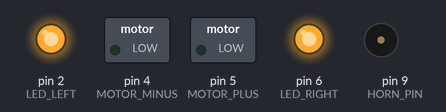
This sketch was run on a simulated Arduino Uno, built with avr-gcc and run on an emulated ATmega328P. Shown: switched loads named in the sketch (green lamp = pin HIGH), output pins drawn as LEDs (lit = HIGH), buzzer (waves = sounding, pin HIGH). What the sketch prints to the serial monitor is not drawn.

Above: at 0.1 s.
At 1.1 s:
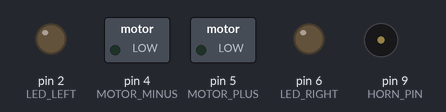
Timing chart, 0 to 2.6 s (numbered marks = the images above):
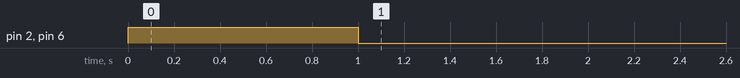

The sketch:

rc_car_ir.ino
```cpp
#include <IRLibAll.h>

//#define IR_INFO
#define JOYSTICK
//#define TANK

#define LEFT_UP_COMMAND     0x2FDD827
#define LEFT_DOWN_COMMAND   0x2FDF807
#define RIGHT_UP_COMMAND    0x2FD58A7
#define RIGHT_DOWN_COMMAND  0x2FD7887

#define LEFT_COMMAND        0x2FD7887
#define RIGHT_COMMAND       0x2FD58A7
#define FORWARD_COMMAND     0x2FDD827
#define BACKWARD_COMMAND    0x2FDF807
#define STOP_COMMAND        0x2FD847B
#define HORN_COMMAND        0x2FD08F7

#define IR_PIN      3
#define LED_LEFT    2
#define LED_RIGHT   6
#define MOTOR_PLUS  5
#define MOTOR_MINUS 4
#define HORN_PIN    9

#define MOTOR_LEFT  1
#define MOTOR_RIGHT 2

#define STEPS_COUNT 10

int speed_index = 0;
int angle_index = 0;

int left_index  = 0;
int right_index = 0;

IRrecv myReceiver(IR_PIN);
IRdecode myDecoder;

void setup()
{
    pinMode(LED_LEFT,    OUTPUT);
    pinMode(LED_RIGHT,   OUTPUT);
    pinMode(MOTOR_MINUS, OUTPUT);
    pinMode(MOTOR_PLUS,  OUTPUT);
    pinMode(HORN_PIN,    OUTPUT);

    Serial.begin(9600);
    myReceiver.enableIRIn();

    avari(1);
    back_motor_move(0);
    motor_move(MOTOR_LEFT,  0);
    motor_move(MOTOR_RIGHT, 0);

    delay(1000);
    avari(0);
}

void avari(int state) {
    digitalWrite(LED_LEFT,  state);
    digitalWrite(LED_RIGHT, state);
}

void motor_move(int motor, int speed)
{
    // ??
    if (speed > 0) {
        speed = map(speed, 0, STEPS_COUNT, 30, 255);
        Serial.write(0xfe);
        Serial.write(motor);
        Serial.write(0xf0);
        Serial.write(speed);
    }
    else if (speed < 0){
        speed = map(-speed, 0, STEPS_COUNT, 30, 255);
        Serial.write(0xfe);
        Serial.write(motor);
        Serial.write(0xba);
        Serial.write(speed);
    } else {
        speed = 0;
        Serial.write(0xfe);
        Serial.write(motor);
        Serial.write(0xf0);
        Serial.write(speed);
    }
}

void back_motor_move(int speed) {
    if (speed > 0) {
        digitalWrite(MOTOR_MINUS, 1);
        digitalWrite(MOTOR_PLUS, 0);
    } else if (speed < 0) {
        digitalWrite(MOTOR_MINUS, 0);
        digitalWrite(MOTOR_PLUS, 1);
    } else {
        digitalWrite(MOTOR_PLUS, 0);
        digitalWrite(MOTOR_MINUS, 0);
    }
}

void drive()
{
    back_motor_move(speed_index);
    if (speed_index < 0) {
        if (angle_index < 0) {
            motor_move(MOTOR_LEFT, speed_index - angle_index);
            motor_move(MOTOR_RIGHT, speed_index);
        } else {
            motor_move(MOTOR_LEFT, speed_index);
            motor_move(MOTOR_RIGHT, speed_index + angle_index);
        }
    } else if (speed_index > 0) {
        if (angle_index < 0) {
            motor_move(MOTOR_LEFT, speed_index + angle_index);
            motor_move(MOTOR_RIGHT, speed_index);
        } else {
            motor_move(MOTOR_LEFT, speed_index);
            motor_move(MOTOR_RIGHT, speed_index - angle_index);
        }
    } else {
        motor_move(MOTOR_LEFT, 0);
        motor_move(MOTOR_RIGHT, 0);
    }
}

void drive_tank() {
    motor_move(MOTOR_RIGHT, right_index);
    motor_move(MOTOR_LEFT, left_index);

    if (left_index != 0 || right_index != 0) {
        if (abs(left_index) < abs(right_index) && right_index < 0 || abs(left_index) > abs(right_index) && left_index < 0)
            back_motor_move(-1);
        else
            back_motor_move(1);
    } else {
        back_motor_move(0);
    }

}

#ifdef IR_INFO
void loop()
{
    if (myReceiver.getResults())
    {
        avari(1);
        myDecoder.decode();
        myDecoder.dumpResults(true);
        Serial.print(myDecoder.value, HEX);
        Serial.print("\n");
        myReceiver.enableIRIn();
    }
    delay(500);
    avari(0);
}
#endif

#ifdef JOYSTICK
void loop()
{
    if (myReceiver.getResults())
    {
        myDecoder.decode();
        switch (myDecoder.value) {
            case LEFT_COMMAND:
                avari(1);
                //digitalWrite(LED_LEFT, 1);
                if (angle_index > -STEPS_COUNT) {
                    angle_index--;
                    drive();
                }
                break;
            case RIGHT_COMMAND:
                //digitalWrite(LED_RIGHT, 1);
                avari(1);
                if (angle_index < STEPS_COUNT) {
                    angle_index++;
                    drive();
                }
                break;
            case FORWARD_COMMAND:
                avari(1);
                if (speed_index < STEPS_COUNT) {
                    speed_index++;
                    drive();
                }
                break;
            case BACKWARD_COMMAND:
                avari(1);
                if (speed_index > -STEPS_COUNT) {
                    speed_index--;
                    drive();
                }
                break;
            case STOP_COMMAND:
                avari(1);
                speed_index = 0;
                angle_index = 0;
                drive();
                break;
           case HORN_COMMAND:
                avari(1);
                analogWrite(HORN_PIN, 31);
                break;
        }
        myReceiver.enableIRIn();
    }
    delay(500);
    analogWrite(HORN_PIN, 0);
    avari(0);
}
#endif

#ifdef TANK
void loop()
{
    if (myReceiver.getResults())
    {
        myDecoder.decode();
        switch (myDecoder.value) {
            case LEFT_UP_COMMAND:
                avari(1);
                if (left_index < STEPS_COUNT) {
                    left_index++;
                    drive_tank();
                }
                break;
            case LEFT_DOWN_COMMAND:
                avari(1);
                if (left_index > -STEPS_COUNT) {
                    left_index--;
                    drive_tank();
                }
                break;
            case RIGHT_UP_COMMAND:
                avari(1);
                if (right_index < STEPS_COUNT) {
                    right_index++;
                    drive_tank();
                }
                break;
            case RIGHT_DOWN_COMMAND:
                avari(1);
                if (right_index > -STEPS_COUNT) {
                    right_index--;
                    drive_tank();
                }
                break;
            case STOP_COMMAND:
                avari(1);
                left_index = 0;
                right_index = 0;
                drive_tank();
                break;
           case HORN_COMMAND:
                avari(1);
                analogWrite(HORN_PIN, 31);
                break;
        }
        myReceiver.enableIRIn();
    }
    delay(500);
    avari(0);
    analogWrite(HORN_PIN, 0);
}
#endif
```
